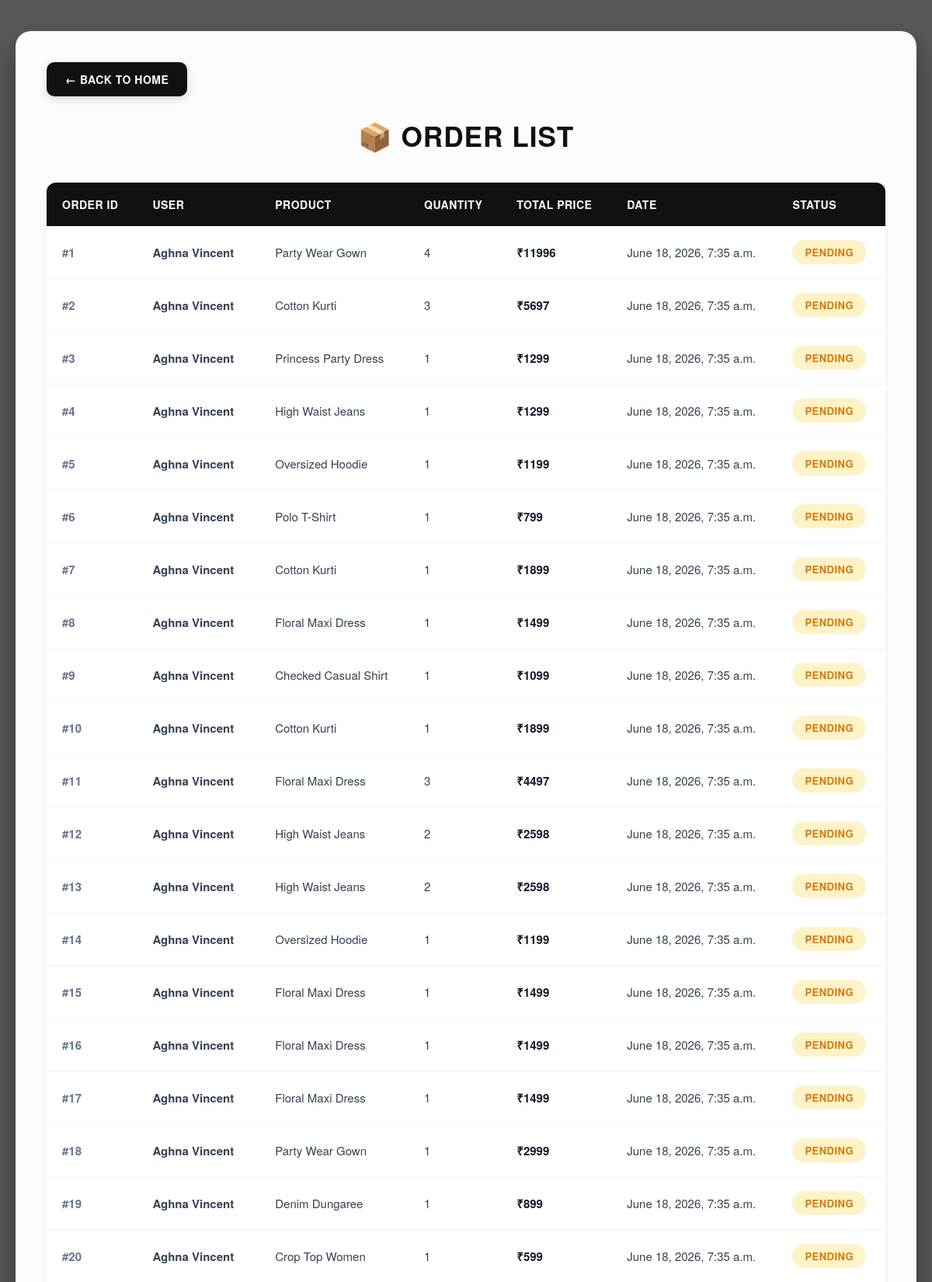
The app's page /order_list/ (upper part) with its own data.
### specksapp/models.py (models this page shows)
class order(models.Model):
    user=models.ForeignKey(Register,on_delete=models.CASCADE)
    products=models.ForeignKey(dress,on_delete=models.CASCADE)
    quantity=models.IntegerField(default=1)
    total_price=models.IntegerField(null=True,blank=True)
    added_at=models.DateTimeField(auto_now_add=True)
    status = models.CharField(max_length=50, default='Pending',null=True,blank=True)
    ordered_date = models.DateTimeField(auto_now_add=True,null=True,blank=True)

class Register(models.Model):
    name = models.CharField(max_length=25,null=True,blank=True)
    address = models.CharField(max_length=50,null=True,blank=True)
    Gender_choices =[
        ('M','male'),
        ('F','female'),
        ('O','other')
    ]
    gender = models.CharField(max_length=8,choices=Gender_choices,null=True,blank=True)
    phone = models.IntegerField(null=True,blank=True)
    email = models.EmailField(max_length=100,unique=True)
    password = models.CharField(max_length=25,null=True,blank=True)
    image = models.FileField(upload_to='images/',null=True,blank=True)

class dress(models.Model):
    name =  models.CharField(max_length=25,null=True,blank=True)
    user = models.ForeignKey('shopowner_register',on_delete=models.CASCADE,null=True,blank=True)
    price = models.IntegerField(null=True,blank=True)
    brand = models.CharField(max_length=25,null=True,blank=True)
    size = models.CharField(null=True,blank=True)
    material = models.CharField(max_length=25,null=True,blank=True)
    neckline = models.CharField(max_length=25,null=True,blank=True)
    sleeve_length = models.CharField(max_length=25,null=True,blank=True)
    length = models.CharField(null=True,blank=True)
    color = models.CharField(max_length=25,null=True,blank=True)
    pattern = models.CharField(max_length=25,null=True,blank=True)
    image = models.FileField(upload_to='images/',null=True,blank=True)
    discription =  models.CharField(max_length=150,null=True,blank=True)
    quantity = models.IntegerField(default=50)

### specksapp/views.py (the view)
# urls.py: path('order_list/', views.order_list, name='order_list'),
def order_list(request):
    order = models.order.objects.all()
    return render(request,'order_list.html',{'order' : order})

### specksapp/templates/order_list.html (shortened to what this page needs)
<!DOCTYPE html>
<html lang="en">
<head>
</head>
<body>
<div class="container">
    <a href="/adminhome/" class="back-btn">← Back to Home</a>
    <h1>📦 Order List</h1>
    <div class="table-wrapper">
        <table>
            <thead>
                <tr>
                    <th>Order ID</th>
                    <th>User</th>
                    <th>Product</th>
                    <th>Quantity</th>
                    <th>Total Price</th>
                    <th>Date</th>
                    <th>Status</th>
                </tr>
            </thead>
            <tbody>
                {% for o in order %}
                <tr>
                    <td class="order-id">#{{ o.id }}</td>
                    <td><strong>{{ o.user.name }}</strong></td>
                    <td>{{ o.products.name }}</td>
                    <td>{{ o.quantity }}</td>
                    <td class="total-price">₹{{ o.total_price }}</td>
                    <td>{{ o.ordered_date }}</td>
                    <td>
                        {% if o.status == 'Delivered' %}
                            <span class="status delivered">
                                {{ o.status }}
                            </span>
                        {% elif o.status == 'Cancelled' %}
                            <span class="status cancelled">
                                {{ o.status }}
                            </span>
                        {% else %}
                            <span class="status pending">
                                {{ o.status }}
                            </span>
                        {% endif %}
                    </td>
                </tr>
                {% empty %}
                <tr>
                    <td colspan="7" class="empty">
                        No Orders Available
                    </td>
                </tr>
                {% endfor %}
            </tbody>
        </table>
    </div>
</div>
</body>
</html>

### specksapp/templates/order_list.html (style rules this page uses)
* { margin: 0; padding: 0; box-sizing: border-box; font-family: 'Helvetica Neue', Arial, sans-serif; }
body { background: linear-gradient(rgba(0, 0, 0, 0.65), rgba(0, 0, 0, 0.65)), url('https://images.unsplash.com/photo-1441986300917-64674bd600d8?auto=format&fit=crop&w=1950&q=80') no-repeat center center fixed; background-size: cover; min-height: 100vh; padding: 40px 20px; display: flex; justify-content: center; align-items: flex-start; }
.container { width: 100%; max-width: 1250px; background: rgba(255, 255, 255, 0.98); border-radius: 20px; padding: 40px; box-shadow: 0 15px 35px rgba(0, 0, 0, 0.4); position: relative; }
.back-btn { display: inline-flex; align-items: center; margin-bottom: 25px; padding: 12px 24px; background: #111111; color: #ffffff; text-decoration: none; border-radius: 10px; font-weight: 600; font-size: 14px; text-transform: uppercase; letter-spacing: 0.5px; transition: all 0.3s ease; box-shadow: 0 4px 12px rgba(0, 0, 0, 0.15); }
h1 { text-align: center; margin-bottom: 35px; color: #111111; font-weight: 600; font-size: 2.2rem; letter-spacing: 1px; text-transform: uppercase; }
.table-wrapper { width: 100%; overflow-x: auto; border-radius: 12px; box-shadow: 0 4px 12px rgba(0, 0, 0, 0.05); }
table { width: 100%; border-collapse: collapse; background: #ffffff; text-align: left; }
thead { background: #111111; color: white; }
th { padding: 18px 20px; font-size: 14px; font-weight: 600; text-transform: uppercase; letter-spacing: 0.5px; }
td { padding: 18px 20px; border-bottom: 1px solid #f1f5f9; color: #334155; font-size: 15px; }
tbody tr { transition: all 0.2s ease; }
.order-id { font-weight: 700; color: #64748b; }
.total-price { font-weight: 700; color: #0f172a; }
.status { display: inline-block; padding: 6px 16px; border-radius: 50px; font-size: 13px; font-weight: 700; text-transform: uppercase; letter-spacing: 0.5px; text-align: center; }
.pending { background: #fef3c7; color: #d97706; }

### records on screen
order: id "1", user.name "Aghna Vincent", products.name "Party Wear Gown", quantity "4", total_price "11996", ordered_date "June 18, 2026, 7:35 a.m.", status "PENDING"
order: id "2", user.name "Aghna Vincent", products.name "Cotton Kurti", quantity "3", total_price "5697", ordered_date "June 18, 2026, 7:35 a.m.", status "PENDING"
order: id "3", user.name "Aghna Vincent", products.name "Princess Party Dress", quantity "1", total_price "1299", ordered_date "June 18, 2026, 7:35 a.m.", status "PENDING"
order: id "4", user.name "Aghna Vincent", products.name "High Waist Jeans", quantity "1", total_price "1299", ordered_date "June 18, 2026, 7:35 a.m.", status "PENDING"
order: id "5", user.name "Aghna Vincent", products.name "Oversized Hoodie", quantity "1", total_price "1199", ordered_date "June 18, 2026, 7:35 a.m.", status "PENDING"
order: id "6", user.name "Aghna Vincent", products.name "Polo T-Shirt", quantity "1", total_price "799", ordered_date "June 18, 2026, 7:35 a.m.", status "PENDING"
order: id "7", user.name "Aghna Vincent", products.name "Cotton Kurti", quantity "1", total_price "1899", ordered_date "June 18, 2026, 7:35 a.m.", status "PENDING"
order: id "8", user.name "Aghna Vincent", products.name "Floral Maxi Dress", quantity "1", total_price "1499", ordered_date "June 18, 2026, 7:35 a.m.", status "PENDING"
order: id "9", user.name "Aghna Vincent", products.name "Checked Casual Shirt", quantity "1", total_price "1099", ordered_date "June 18, 2026, 7:35 a.m.", status "PENDING"
order: id "10", user.name "Aghna Vincent", products.name "Cotton Kurti", quantity "1", total_price "1899", ordered_date "June 18, 2026, 7:35 a.m.", status "PENDING"
order: id "11", user.name "Aghna Vincent", products.name "Floral Maxi Dress", quantity "3", total_price "4497", ordered_date "June 18, 2026, 7:35 a.m.", status "PENDING"
order: id "12", user.name "Aghna Vincent", products.name "High Waist Jeans", quantity "2", total_price "2598", ordered_date "June 18, 2026, 7:35 a.m.", status "PENDING"
order: id "13", user.name "Aghna Vincent", products.name "High Waist Jeans", quantity "2", total_price "2598", ordered_date "June 18, 2026, 7:35 a.m.", status "PENDING"
order: id "14", user.name "Aghna Vincent", products.name "Oversized Hoodie", quantity "1", total_price "1199", ordered_date "June 18, 2026, 7:35 a.m.", status "PENDING"
order: id "15", user.name "Aghna Vincent", products.name "Floral Maxi Dress", quantity "1", total_price "1499", ordered_date "June 18, 2026, 7:35 a.m.", status "PENDING"
order: id "16", user.name "Aghna Vincent", products.name "Floral Maxi Dress", quantity "1", total_price "1499", ordered_date "June 18, 2026, 7:35 a.m.", status "PENDING"
order: id "17", user.name "Aghna Vincent", products.name "Floral Maxi Dress", quantity "1", total_price "1499", ordered_date "June 18, 2026, 7:35 a.m.", status "PENDING"
order: id "18", user.name "Aghna Vincent", products.name "Party Wear Gown", quantity "1", total_price "2999", ordered_date "June 18, 2026, 7:35 a.m.", status "PENDING"
order: id "19", user.name "Aghna Vincent", products.name "Denim Dungaree", quantity "1", total_price "899", ordered_date "June 18, 2026, 7:35 a.m.", status "PENDING"
order: id "20", user.name "Aghna Vincent", products.name "Crop Top Women", quantity "1", total_price "599", ordered_date "June 18, 2026, 7:35 a.m.", status "PENDING"
